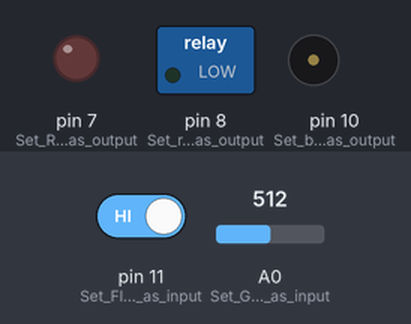
Bench run of a sketch on a simulated Arduino Uno, built with avr-gcc and run on an emulated ATmega328P. On the bench: switched loads named in the sketch (green lamp = pin HIGH), output pins drawn as LEDs (lit = HIGH), buzzer (waves = sounding, pin HIGH). Inputs (shaded band) come from the test bench; at power-on: A0 (Set_Gas_Sensor_as_input) = 512, pin 11 (Set_Flame_sensor_as_input) HIGH. What the sketch prints to the serial monitor is not drawn.

Above: at 2.2 s.
2.3 s: A0 (Set_Gas_Sensor_as_input) set to 889
10.2 s: A0 (Set_Gas_Sensor_as_input) set to 917
At 16.2 s:
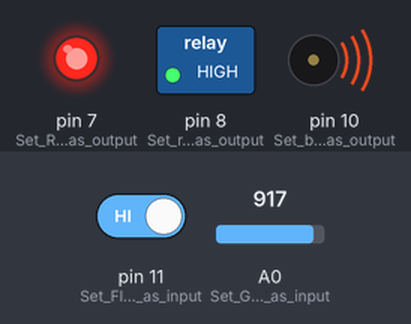
22.5 s: pin 11 (Set_Flame_sensor_as_input) driven LOW
At 24.4 s:
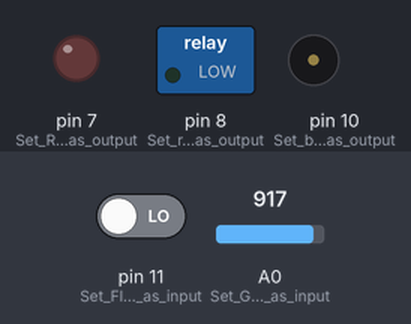
31.5 s: pin 11 (Set_Flame_sensor_as_input) driven HIGH
At 39.5 s:
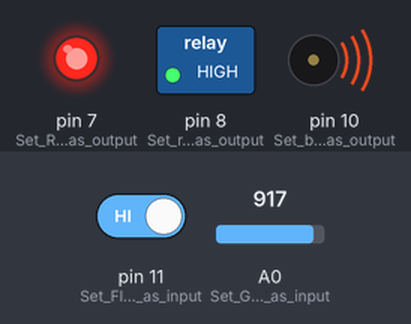
43.5 s: A0 (Set_Gas_Sensor_as_input) set to 900
Timing chart, 0 to 49.5 s (numbered marks = the images above; inputs shaded):
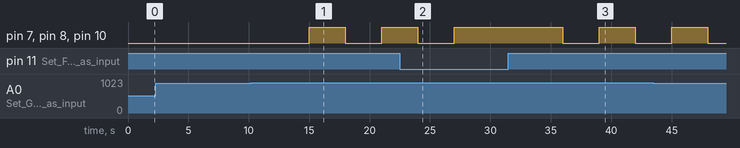

Measured:
- the behaviour switches between 900 and 901 on A0 (Set_Gas_Sensor_as_input) (found by bisection; images 0 and 1)
- after the input at 2.3 s, every drawn part: stays the same
- after the input at 10.2 s, pin 7 (Set_Red_led_as_output), pin 8 (Set_relay_as_output), pin 10 (Set_buzzer_as_output): LOW → HIGH after 4.8 s, → LOW 3.0 s later, → HIGH 3.0 s later
- after the input at 22.5 s, pin 7 (Set_Red_led_as_output), pin 8 (Set_relay_as_output), pin 10 (Set_buzzer_as_output): goes on until 27.0 s, then stays HIGH
- after the input at 31.5 s, pin 7 (Set_Red_led_as_output), pin 8 (Set_relay_as_output), pin 10 (Set_buzzer_as_output): HIGH → LOW after 4.5 s, → HIGH 3.0 s later, → LOW 3.0 s later

The sketch:

kitchen.ino
```cpp
int gas_sensor_pin = A0; // Gas sensor connected to analog pin A
int sensorThres = 900; // Threshold value of gas sensor
int flame_sensor_pin = 11; // Flame sensor connected to digital pin 11
int Flame = HIGH; // Value of the flame sensor
int red_led_pin = 7; // Red led connected to pin 7 of arduino
int sprinkler_motor_relay1_pin = 8; // Relay_1 connected to pin 8 of arduino to control sprinkler
int buzzer_pin = 10;// Buzzer connected into pin 10 of arduino

//int trig_pin = 8; //ultrasonic sensor trigpin connected to pin 8
//int echo_pin = 9; //ultrasonic sensor echopin connected to pin 9
//long duration;
//int distance_cm;


void setup() {

  Serial.begin(9600); // Initiates Serial communication: Serial monitor

  Serial.println("Initializing...");
  delay(1000);

  pinMode(A0, INPUT); // Set Gas Sensor as input
  pinMode(11, INPUT); // Set Flame sensor as input
  pinMode(7, OUTPUT); // Set Red led as output
  pinMode(8, OUTPUT); // Set relay as output
  pinMode(10, OUTPUT); // Set buzzer as output

}

void loop() {
   // put your main code here, to run repeatedly:
  CheckGas(); // Run Chech Gas loop to detect any gas leakage
  CheckFlame(); // Run Check Flame loop to detect presence of fire
}
void CheckGas() {
  int analogSensor = analogRead(A0);
  Serial.print("Gas Sensor:");
  delay(1000);
  Serial.println(analogSensor);
  delay(1000);

  if (analogSensor > sensorThres) {
    Serial.println("GAS LEAKAGE DETECTED");
    //SendMessageGas();
    digitalWrite(8, HIGH); // Turn relay on
    digitalWrite(7, HIGH); // Turn red led on
    digitalWrite(10, HIGH); // Turn buzzer on
  }else{
    Serial.println("NO GAS ALERT");
    digitalWrite(8, LOW); // Turn relay off
    digitalWrite(7, LOW); // Turn red led off
    digitalWrite(10, LOW); // Turn buzzer off
  }
  delay(1000);
}


void CheckFlame() {
  Flame = digitalRead(11);
  Serial.print("Flame Sensor:");
  delay(1000);
  Serial.println(Flame);
  delay(1000);

  if(Flame == LOW) {
   Serial.println("FLAME DETECTED");
   //SendMessage();
   digitalWrite(8, HIGH); // Turn relay on.
   digitalWrite(7, HIGH); // Turn red led on
   digitalWrite(10, HIGH); // Turn buzzer on
}else{
  Serial.println("NO FLAME ALERT ");
  digitalWrite(8, LOW); // Turn relay off
  digitalWrite(7, LOW); // Turn red led on
  digitalWrite(10, LOW); // Turn buzzer off
  }
  delay(1000);

}
```
